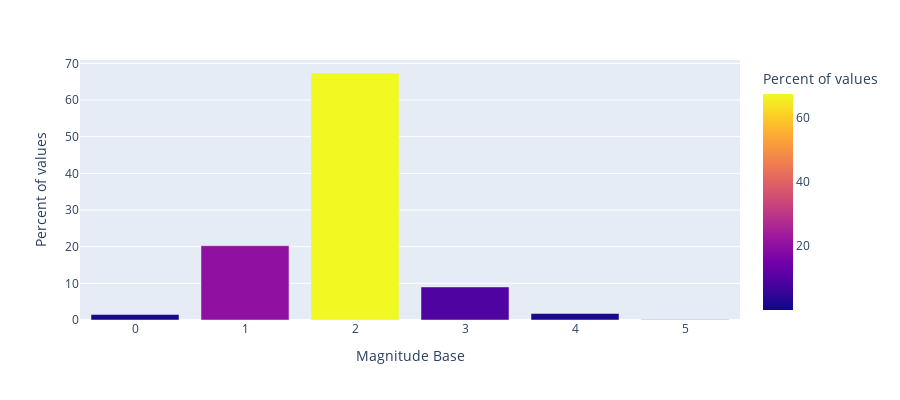

Notebook code cell kept with this figure:
### Code cell
fig = px.bar(mag_normalized,y='mag_round',
              color='mag_round',height=400,
            labels={'index':'Magnitude Base', 'mag_round': 'Percent of values'})
fig.show()

### Figure 1 — Plotly figure (JSON) as saved in the notebook; plotly's stock layout.template omitted (floating-point values rounded to 4 significant figures)
{"data": [{"alignmentgroup": "True", "hovertemplate": "Magnitude Base=%{x}<br>Percent of values=%{marker.color}<extra></extra>", "legendgroup": "", "marker": {"color": [1.487, 20.26, 67.38, 9.015, 1.766, 0.09294], "coloraxis": "coloraxis"}, "name": "", "offsetgroup": "", "orientation": "v", "showlegend": false, "textposition": "auto", "type": "bar", "x": [0, 1, 2, 3, 4, 5], "xaxis": "x", "y": [1.487, 20.26, 67.38, 9.015, 1.766, 0.09294], "yaxis": "y"}], "layout": {"barmode": "relative", "coloraxis": {"colorbar": {"title": {"text": "Percent of values"}}, "colorscale": [[0, "#0d0887"], [0.1111, "#46039f"], [0.2222, "#7201a8"], [0.3333, "#9c179e"], [0.4444, "#bd3786"], [0.5556, "#d8576b"], [0.6667, "#ed7953"], [0.7778, "#fb9f3a"], [0.8889, "#fdca26"], [1, "#f0f921"]]}, "height": 400, "legend": {"tracegroupgap": 0}, "margin": {"t": 60}, "xaxis": {"anchor": "y", "domain": [0, 1], "title": {"text": "Magnitude Base"}}, "yaxis": {"anchor": "x", "domain": [0, 1], "title": {"text": "Percent of values"}}}}
